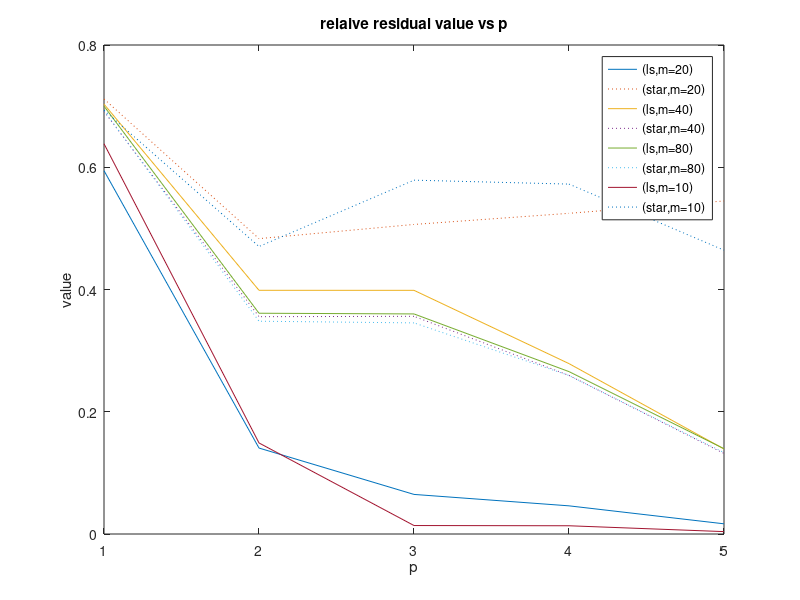

This figure's MATLAB source:
format long
format long e

mlist = [20,40,80,10];
mStar      = 400;          % Number of equispaced data points to evaluate fit
polyDegree = 3;            %Maximal poly degree used for fit. 
                           % polyDegree must be less than 14


F  = @(x)x.*exp(-1.5*x); 
xMin = 0.0;
xMax = 5.0;
monomials = { (@(x) x.^0),  (@(x) x.^1),  (@(x) x.^2), ...
              (@(x) x.^3),  (@(x) x.^4),  (@(x) x.^5), ...
              (@(x) x.^6),  (@(x) x.^7),  (@(x) x.^8), ...
              (@(x) x.^9),  (@(x) x.^10), (@(x) x.^11), ...
              (@(x) x.^12), (@(x) x.^13), (@(x) x.^14)}; 
rand('seed',314159);
xStar = linspace(xMin,xMax,mStar)';
data = rand(80,1)*(xMax-xMin) + xMin;
%plot(xStar,F(xStar),'b','Linewidth',2,'Displayname','F(x)');
%hold on
lsArray = zeros(5,4);
starArray = zeros(5,4);
index = 1;
for m = mlist
    x = data(1:m);
    y=F(x);
    for p = [1,2,3,4,5]
        phi = {};
        for i = 1:p
            phi{i} = monomials{i};
        end

        A   = zeros(m,p);
        c   = zeros(p,1);

        for j = 1:p
            A(:,j) = phi{j}(x)';
        end
        c = A\y;
        yStar = zeros(mStar,1);

        for j = 1:p
            yStar = yStar + c(j)*phi{j}(xStar);
        end

        %plot(xStar,yStar,'r','Linewidth',2,'Displayname',['(',num2str(p),',',num2str(m),')']);
        %hold on
        normY         = norm(y,2);
        lsResidual = norm(y-A*c,2)/normY;
        lsArray(index) = lsResidual;
        normFstar     = norm(F(xStar),2);
        starResidual  = norm(yStar - F(xStar),2)/normFstar;
        starArray(index) = starResidual;
        index = index + 1;
    end 
end

axis([xMin,xMax,-.2,.5]);
for i = [1,2,3,4]
    plot( [1,2,3,4,5], lsArray(:,i),'-','Displayname', ['(ls,m=',num2str(mlist(i)),')'])
    hold on
    plot([1,2,3,4,5], starArray(:,i),':', 'Displayname', ['(star,m=',num2str(mlist(i)),')'])
    hold on
end
legend
title('relaive residual value vs p')
ylabel('value')
xlabel('p')
hold off